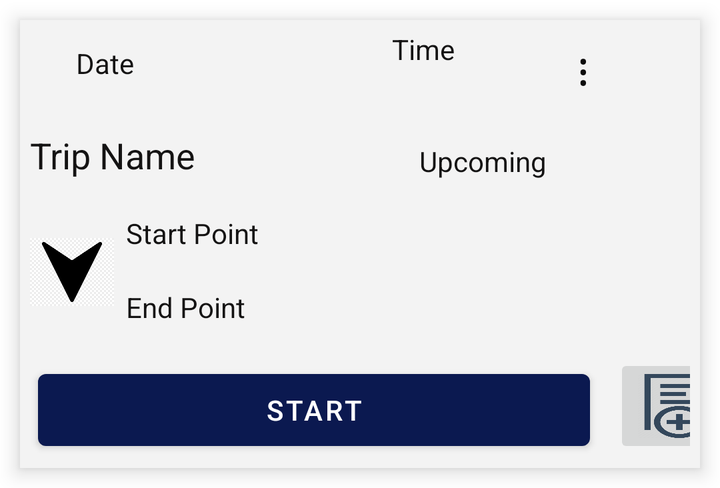
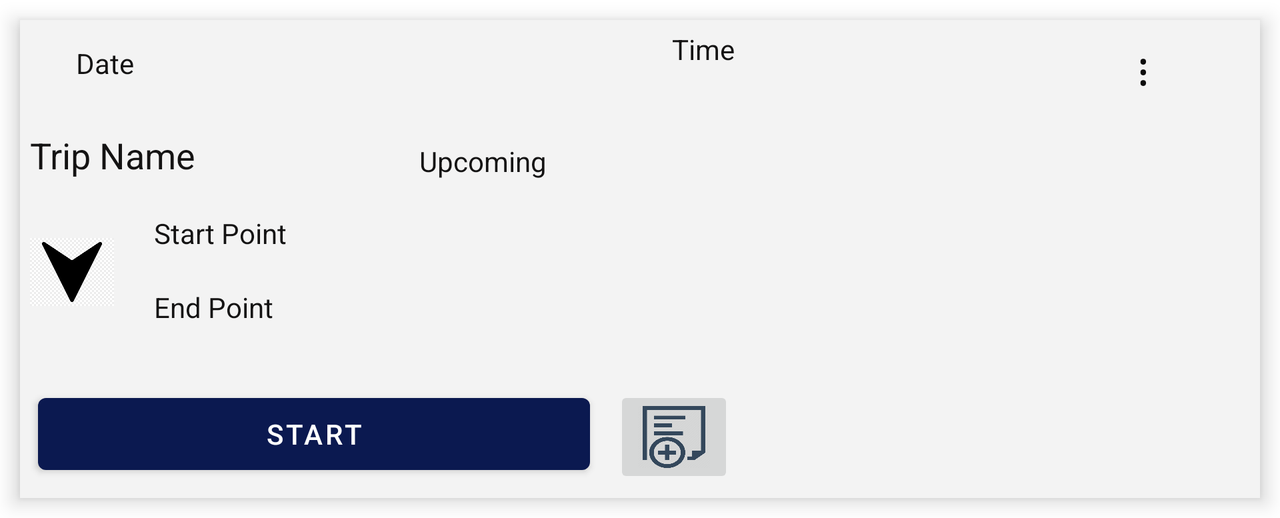

The same Android screen from two of the app's own layout files: first res/layout/ as a phone draws it, then the repository's variant for another configuration, drawn on a device whose configuration selects that folder. Both files follow.
<!-- AndroidManifest.xml: application theme Theme.Tripaway -->
<!-- res/layout/card_layout.xml -->
<?xml version="1.0" encoding="utf-8"?>
<androidx.constraintlayout.widget.ConstraintLayout xmlns:android="http://schemas.android.com/apk/res/android"
    xmlns:app="http://schemas.android.com/apk/res-auto"
    xmlns:tools="http://schemas.android.com/tools"
    android:id="@+id/card_layout"
    android:layout_width="match_parent"
    android:elevation="6dp"
    android:layout_margin="10dp"
    android:background="#F3F3F3"
    android:padding="5dp"
    android:layout_height="wrap_content">



    
    
    
    
    
    
    

    
    
    
    

    
    
    
    
    

    
    
    
    

    
    
    
    
    

    

    <ImageView
        android:id="@+id/imgArrow3"
        android:layout_width="42dp"
        android:layout_height="58dp"
        android:contentDescription="@string/fromTo"
        app:layout_constraintStart_toStartOf="parent"
        app:layout_constraintTop_toBottomOf="@+id/txtTripName"
        app:srcCompat="@drawable/arrow" />

    <TextView
        android:id="@+id/btnViewOption"
        android:layout_width="40dp"
        android:layout_height="47dp"
        android:layout_marginTop="4dp"
        android:layout_marginEnd="16dp"
        android:backgroundTint="@color/white"
        android:paddingLeft="@dimen/activity_horizontal_margin"
        android:text="&#8942;"
        android:textAppearance="?android:textAppearanceLarge"
        android:textColor="#0D0C0C"
        app:layout_constraintEnd_toEndOf="parent"
        app:layout_constraintTop_toTopOf="parent" />

    <TextView
        android:id="@+id/txtViewDate"
        android:layout_width="75dp"
        android:layout_height="33dp"
        android:gravity="center_horizontal|center_vertical"
        android:text="@string/txtViewDate"
        android:textColor="@color/text_color"
        app:layout_constraintStart_toStartOf="parent"
        app:layout_constraintTop_toTopOf="parent" />

    <TextView
        android:id="@+id/textViewTime"
        android:layout_width="43dp"
        android:layout_height="33dp"
        android:text="@string/textViewTime"
        android:textColor="@color/text_color"
        app:layout_constraintEnd_toEndOf="parent"
        app:layout_constraintStart_toEndOf="@+id/txtViewDate"
        app:layout_constraintTop_toTopOf="parent" />

    <TextView
        android:id="@+id/txtTripName"
        android:layout_width="wrap_content"
        android:layout_height="59dp"
        android:clickable="true"
        android:gravity="center_horizontal|center_vertical"
        android:text="@string/txtTripName"
        android:textColor="@color/text_color"
        android:textSize="18sp"
        app:layout_constraintStart_toStartOf="parent"
        app:layout_constraintTop_toBottomOf="@+id/txtViewDate" />

    <TextView
        android:id="@+id/txtTripType"
        android:layout_width="87dp"
        android:layout_height="33dp"
        android:layout_marginStart="100dp"
        android:layout_marginTop="16dp"
        android:gravity="center"
        android:text="@string/txtTripType"
        android:textColor="@color/text_color"
        app:layout_constraintStart_toEndOf="@+id/txtTripName"
        app:layout_constraintTop_toBottomOf="@+id/textViewTime" />

    <TextView
        android:id="@+id/txtStartPoint"
        android:layout_width="wrap_content"
        android:layout_height="33dp"
        android:layout_marginStart="48dp"
        android:text="@string/txtStartPoint"
        android:textColor="@color/text_color"
        app:layout_constraintStart_toEndOf="@+id/imgArrow"
        app:layout_constraintTop_toBottomOf="@+id/txtTripName" />

    <TextView
        android:id="@+id/txtEndPoint"
        android:layout_width="wrap_content"
        android:layout_height="33dp"
        android:layout_marginStart="48dp"
        android:layout_marginTop="4dp"
        android:text="@string/txtEndPoint"
        android:textColor="@color/text_color"
        app:layout_constraintStart_toEndOf="@+id/imgArrow"
        app:layout_constraintTop_toBottomOf="@+id/txtStartPoint" />

    <ImageView
        android:id="@+id/imgArrow"
        android:layout_width="42dp"
        android:layout_height="58dp"
        android:contentDescription="@string/fromTo"
        android:visibility="gone"
        app:layout_constraintStart_toStartOf="parent"
        app:layout_constraintTop_toBottomOf="@+id/txtTripName"
        app:srcCompat="@drawable/arrow" />

    <LinearLayout

        android:id="@+id/roundHiddenLayout"
        android:layout_width="match_parent"
        android:layout_height="wrap_content"
        android:layout_marginEnd="24dp"
        android:layout_marginBottom="16dp"
        android:orientation="vertical"
        android:padding="10dp"
        android:paddingTop="30dp"
        android:visibility="gone"
        app:layout_constraintBottom_toTopOf="@+id/btnStartTrip"
        app:layout_constraintEnd_toEndOf="parent">

        <View
            android:id="@+id/divider"
            android:layout_width="match_parent"
            android:layout_height="2dp"
            android:layout_marginStart="4dp"
            android:layout_marginTop="10dp"
            android:layout_marginBottom="15dp"
            android:background="?android:attr/listDivider"
            android:padding="20dp" />

        <LinearLayout

            android:layout_width="match_parent"
            android:layout_height="match_parent"
            android:orientation="horizontal">

            <TextView
                android:id="@+id/txtDate2"
                android:layout_width="wrap_content"
                android:layout_height="wrap_content"
                android:layout_marginStart="10dp"
                android:layout_marginTop="5dp"
                android:layout_weight="1"
                android:text="date" />

            <TextView
                android:id="@+id/txtTime2"
                android:layout_width="wrap_content"
                android:layout_height="wrap_content"
                android:layout_marginTop="5dp"
                android:layout_weight="1"
                android:text="time" />

        </LinearLayout>

        <TextView
            android:id="@+id/txtStartPoint2"
            android:layout_width="match_parent"
            android:layout_height="wrap_content"
            android:layout_marginStart="10dp"
            android:layout_marginTop="5dp"
            android:text="start Point" />

        <TextView
            android:id="@+id/txtEndPoint2"
            android:layout_width="match_parent"
            android:layout_height="wrap_content"
            android:layout_marginStart="10dp"
            android:layout_marginTop="5dp"
            android:text="end point" />

    </LinearLayout>

    <Button
        android:id="@+id/btnStartTrip"
        android:layout_width="276dp"
        android:layout_height="48dp"
        android:layout_marginStart="4dp"
        android:layout_marginTop="4dp"
        android:contentDescription="@string/StartTrip"
        android:text="@string/btnStartTrip"
        app:backgroundTint="@color/dark_blue"
        app:layout_constraintStart_toStartOf="parent"
        app:layout_constraintTop_toBottomOf="@+id/txtEndPoint" />

    <ImageButton
        android:id="@+id/btnNotes"
        android:layout_width="75dp"
        android:layout_height="52dp"
        android:layout_marginStart="12dp"
        android:layout_marginTop="80dp"
        android:contentDescription="@string/btnNotes"
        android:scaleType="fitXY"
        app:layout_constraintStart_toEndOf="@+id/btnStartTrip"
        app:layout_constraintTop_toBottomOf="@+id/txtTripType"
        app:srcCompat="@drawable/notebtn" />

</androidx.constraintlayout.widget.ConstraintLayout>
<!-- resources referenced by this layout -->
<resources>
  <color name="dark_blue">#0B1950</color>
  <color name="text_color">#141313</color>
  <color name="white">#FFFFFFFF</color>
  <!-- drawable arrow: png bitmap (drawable, 79130 bytes) -->
  <!-- drawable notebtn: png bitmap (drawable, 20509 bytes) -->
  <string name="StartTrip">StartTrip</string>
  <string name="btnNotes">btnNotes</string>
  <string name="btnStartTrip">Start</string>
  <string name="fromTo">fromTo</string>
  <string name="textViewTime">Time</string>
  <string name="txtEndPoint">End Point</string>
  <string name="txtStartPoint">Start Point</string>
  <string name="txtTripName">Trip Name</string>
  <string name="txtTripType">Upcoming</string>
  <string name="txtViewDate">Date</string>
  <style name="Theme.Tripaway" parent="Theme.MaterialComponents.DayNight.DarkActionBar">
          
          <item name="colorPrimary">@color/purple_500</item>
          <item name="colorPrimaryVariant">@color/purple_700</item>
          <item name="colorOnPrimary">@color/white</item>
          
          <item name="colorSecondary">@color/teal_200</item>
          <item name="colorSecondaryVariant">@color/teal_700</item>
          <item name="colorOnSecondary">@color/black</item>
          
          <item name="android:statusBarColor" tools:targetApi="l">?attr/colorPrimaryVariant</item>
          
      </style>
  <color name="purple_500">#FF6200EE</color>
  <color name="purple_700">#FF3700B3</color>
  <color name="teal_200">#FF03DAC5</color>
  <color name="teal_700">#FF018786</color>
  <color name="black">#FF000000</color>
</resources>
<!-- res/layout-land/card_layout.xml (the repository's variant of the layout above) -->
<!-- drawn on the phone turned sideways -->
<?xml version="1.0" encoding="utf-8"?>
<androidx.constraintlayout.widget.ConstraintLayout xmlns:android="http://schemas.android.com/apk/res/android"
    xmlns:app="http://schemas.android.com/apk/res-auto"
    xmlns:tools="http://schemas.android.com/tools"
    android:id="@+id/card_layout"
    android:layout_width="match_parent"
    android:elevation="6dp"
    android:layout_margin="10dp"
    android:background="#F3F3F3"
    android:padding="5dp"
    android:layout_height="wrap_content">



    
    
    
    
    
    
    

    
    
    
    

    
    
    
    
    

    
    
    
    

    
    
    
    
    

    

    <TextView
        android:id="@+id/btnViewOption"
        android:layout_width="40dp"
        android:layout_height="47dp"
        android:layout_marginTop="4dp"
        android:layout_marginEnd="16dp"
        android:backgroundTint="@color/white"
        android:paddingLeft="@dimen/activity_horizontal_margin"
        android:text="&#8942;"
        android:textAppearance="?android:textAppearanceLarge"
        android:textColor="#0D0C0C"
        app:layout_constraintEnd_toEndOf="parent"
        app:layout_constraintTop_toTopOf="parent" />

    <TextView
        android:id="@+id/txtViewDate"
        android:layout_width="75dp"
        android:layout_height="33dp"
        android:gravity="center_horizontal|center_vertical"
        android:text="@string/txtViewDate"
        android:textColor="@color/text_color"
        app:layout_constraintStart_toStartOf="parent"
        app:layout_constraintTop_toTopOf="parent" />

    <TextView
        android:id="@+id/textViewTime"
        android:layout_width="43dp"
        android:layout_height="33dp"
        android:text="@string/textViewTime"
        android:textColor="@color/text_color"
        app:layout_constraintEnd_toEndOf="parent"
        app:layout_constraintStart_toEndOf="@+id/txtViewDate"
        app:layout_constraintTop_toTopOf="parent" />

    <TextView
        android:id="@+id/txtTripName"
        android:layout_width="wrap_content"
        android:layout_height="59dp"
        android:clickable="true"
        android:gravity="center_horizontal|center_vertical"
        android:text="@string/txtTripName"
        android:textColor="@color/text_color"
        android:textSize="18sp"
        app:layout_constraintStart_toStartOf="parent"
        app:layout_constraintTop_toBottomOf="@+id/txtViewDate" />

    <TextView
        android:id="@+id/txtTripType"
        android:layout_width="87dp"
        android:layout_height="33dp"
        android:layout_marginStart="100dp"
        android:layout_marginTop="16dp"
        android:gravity="center"
        android:text="@string/txtTripType"
        android:textColor="@color/text_color"
        app:layout_constraintStart_toEndOf="@+id/txtTripName"
        app:layout_constraintTop_toBottomOf="@+id/textViewTime" />

    <TextView
        android:id="@+id/txtStartPoint"
        android:layout_width="wrap_content"
        android:layout_height="33dp"
        android:layout_marginStart="20dp"
        android:text="@string/txtStartPoint"
        android:textColor="@color/text_color"
        app:layout_constraintStart_toEndOf="@+id/imgArrow"
        app:layout_constraintTop_toBottomOf="@+id/txtTripName" />

    <TextView
        android:id="@+id/txtEndPoint"
        android:layout_width="wrap_content"
        android:layout_height="33dp"
        android:layout_marginStart="20dp"
        android:layout_marginTop="4dp"
        android:text="@string/txtEndPoint"
        android:textColor="@color/text_color"
        app:layout_constraintStart_toEndOf="@+id/imgArrow"
        app:layout_constraintTop_toBottomOf="@+id/txtStartPoint" />

    <ImageView
        android:id="@+id/imgArrow"
        android:layout_width="42dp"
        android:layout_height="58dp"
        android:contentDescription="@string/fromTo"
        app:layout_constraintStart_toStartOf="parent"
        app:layout_constraintTop_toBottomOf="@+id/txtTripName"
        app:srcCompat="@drawable/arrow" />

    <Button
        android:id="@+id/btnStartTrip"
        android:layout_width="276dp"
        android:layout_height="48dp"
        android:layout_marginStart="4dp"
        android:layout_marginTop="16dp"
        android:contentDescription="@string/StartTrip"
        android:text="@string/btnStartTrip"
        app:backgroundTint="@color/dark_blue"
        app:layout_constraintStart_toStartOf="parent"
        app:layout_constraintTop_toBottomOf="@+id/txtEndPoint" />

    <ImageButton
        android:id="@+id/btnNotes"
        android:layout_width="60dp"
        android:layout_height="51dp"
        android:layout_marginStart="12dp"
        android:layout_marginTop="96dp"
        android:contentDescription="@string/btnNotes"
        android:scaleType="fitXY"
        app:layout_constraintStart_toEndOf="@+id/btnStartTrip"
        app:layout_constraintTop_toBottomOf="@+id/txtTripType"
        app:srcCompat="@drawable/notebtn" />

</androidx.constraintlayout.widget.ConstraintLayout>
